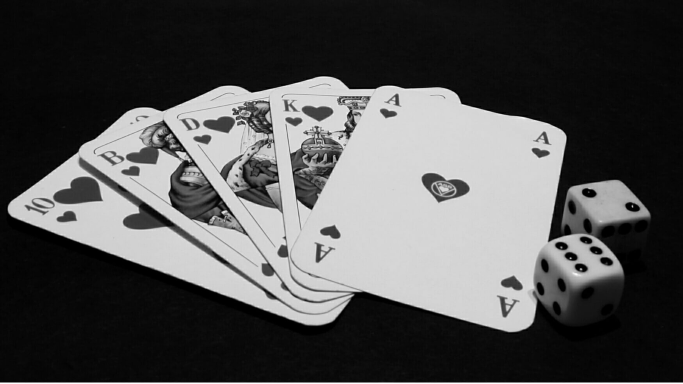
#> input picture resources/card.jpg, 1366 x 768 px (shown at 1/2 size)
$ python warpPerpsective.py
#> lines starting #> are read from the running program, lines starting #| are printed output that depends on the picture
import cv2
import  numpy as np

img =cv2.imread("resources/card.jpg")
#> img is the input picture: shape (768, 1366, 3); min 0, max 255, mean 79.8
img=cv2.resize(img,(512,512))
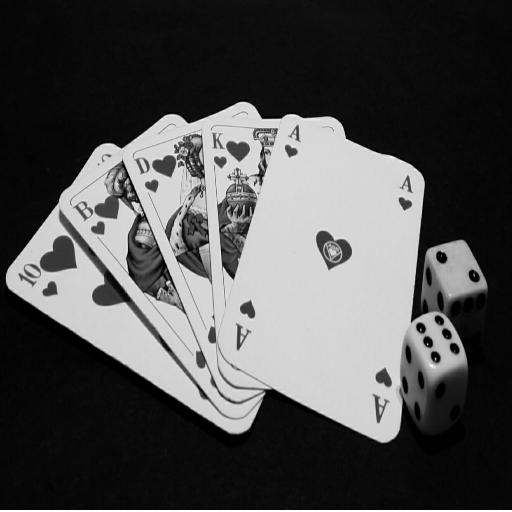
#> img: shape (512, 512, 3); min 0, max 255, mean 79.7

width,height = 250,350

pt1 = np.float32([[290,118],[420,176],[221,342],[386,435]])
pt2 = np.float32([[0,0],[width,0],[0,height],[width,height]])

matrix = cv2.getPerspectiveTransform(pt1,pt2)

warp_image =cv2.warpPerspective(img,matrix,(width,height))
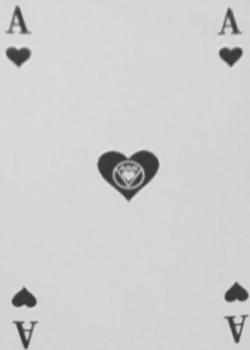
#> warp_image: shape (350, 250, 3); min 49, max 230, mean 207

cv2.imshow("original image",img)
cv2.imshow("warp Image",warp_image)
cv2.waitKey(0)
